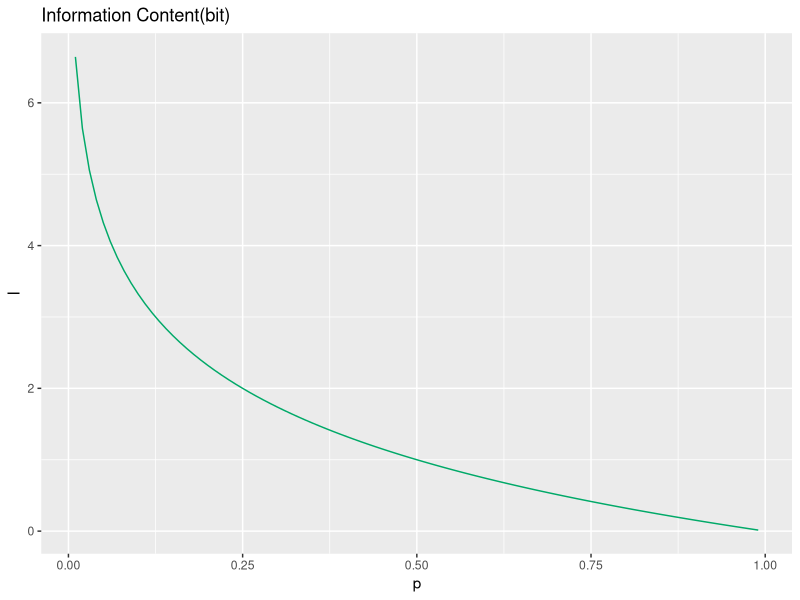
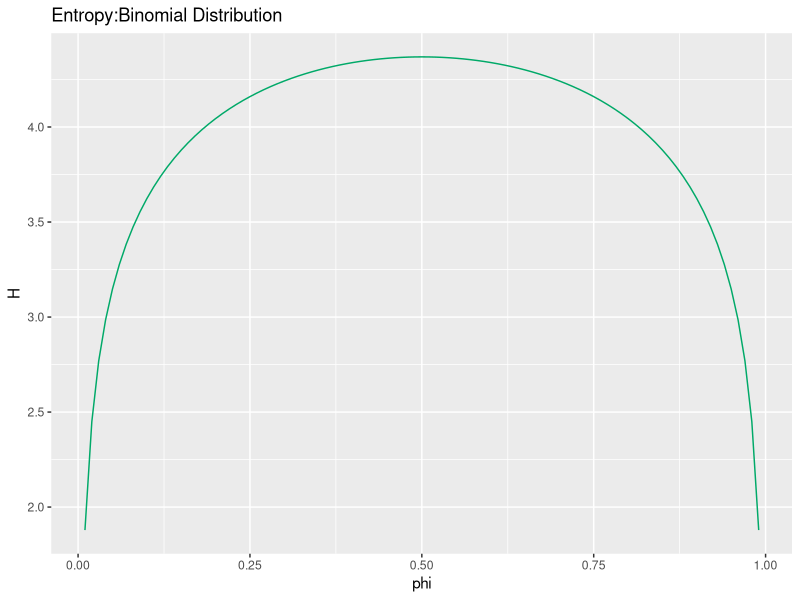
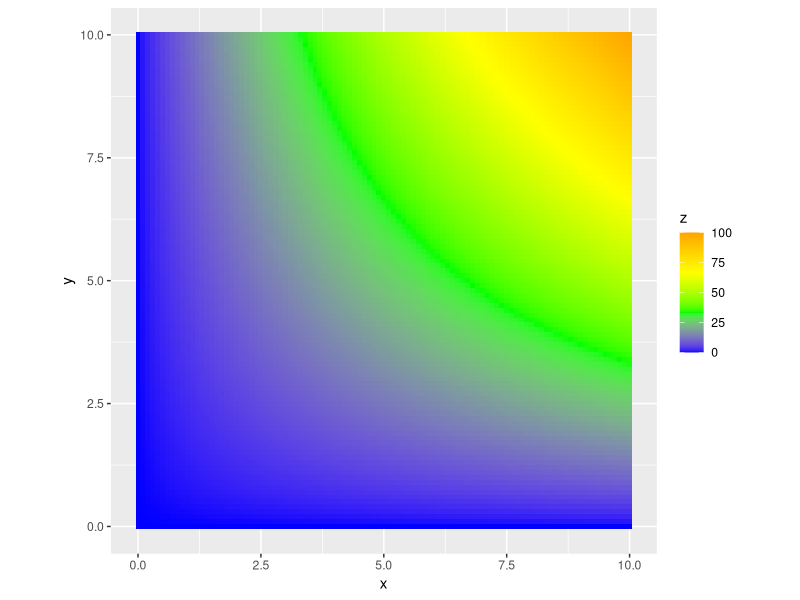
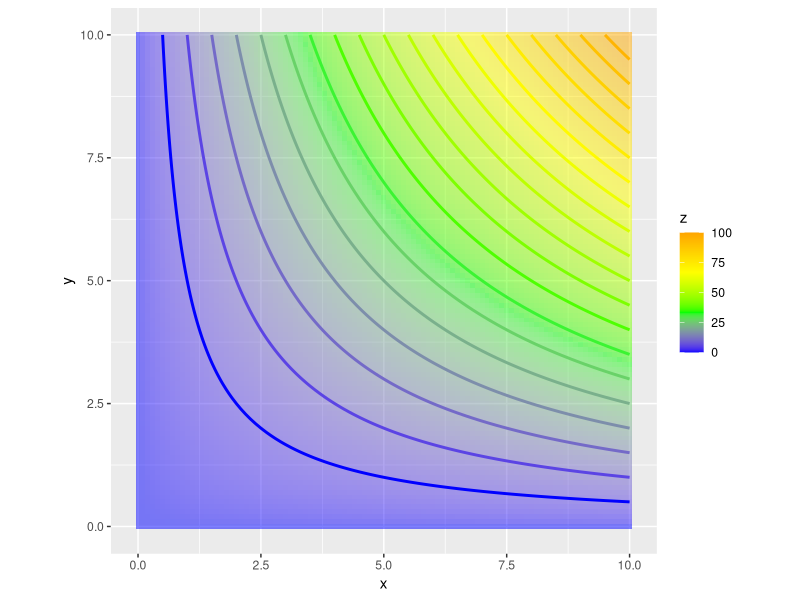
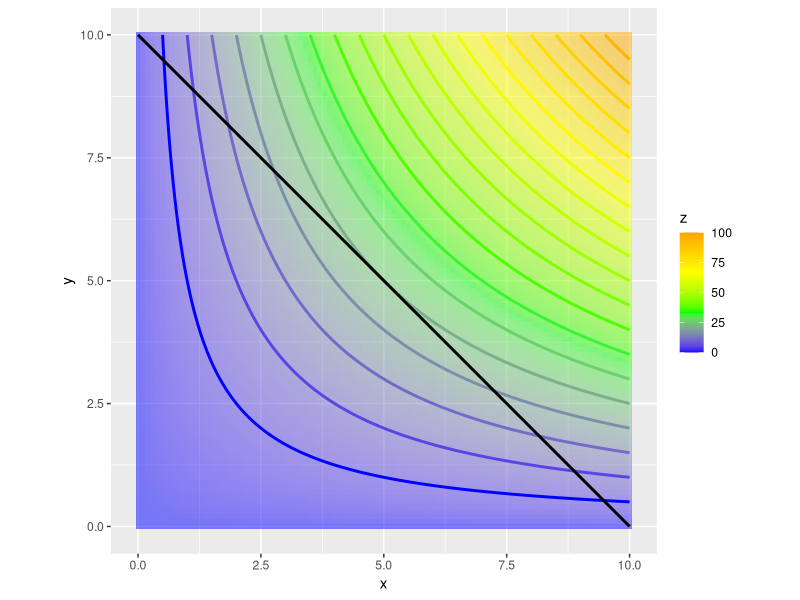

Source code (R) for these figures, in order:

# 1.1.8 KL情報量 -------------------------------------------------------------------

# 確率
p <- c(0.2, 0.6)

# 情報量
- log2(p)



# 利用パッケージ
library(tidyverse)

### 確率と情報量の関係

# 作図
tibble(
  p = seq(0.01, 0.99, 0.01), # 確率
  I = - log2(p) # 情報量
) %>% 
  ggplot(mapping = aes(x = p, y = I)) + # データ
    geom_line(color = "#00A968") + # 折れ線グラフ
    labs(title = "Information Content(bit)") # タイトル



### 二項分布のパラメータと平均情報量(エントロピー)の関係

# 試行回数を指定
N <- 100

# 表の回数
x <- 0:N

# 二項分布のパラメータ(コインの歪み具合)
phi <- seq(0.01, 0.99, 0.01)

# phiごとに平均情報量を計算
H <- NULL # 平均情報量を初期化
for(i in seq_along(phi)) {
  p <- dbinom(x, N, phi[i]) # 表の回数ごとの確率
  I <- - log2(p) # 情報量
  H <- c(H, sum(p * I)) # 平均情報量を追加
}

# 作図
tibble(
  phi = phi, # 二項分布のパラメータ
  H = H # 平均情報量
) %>% 
  ggplot(mapping = aes(x = phi, y = H)) + # データ
    geom_line(color = "#00A968") + # 折れ線グラフ
    labs(title = "Entropy:Binomial Distribution") # タイトル


# 1.1.11 ラグランジュの未定乗数法 ------------------------------------------------------------------

# 利用パッケージ
library(tidyverse)


# 面積のデータフレームを作成
f_xy <- tibble(
  x = rep(seq(0, 10, 0.1), 101), 
  y = rep(seq(0, 10, 0.1), each = 101), 
  z = x * y
)

# 辺と面積の関係を可視化(ヒートマップ)
ggplot(data = f_xy, mapping = aes(x = x, y = y, fill = z)) + # データ
  geom_tile() + # ヒートマップ
  scale_fill_gradientn(colors = c("blue", "green", "yellow", "orange")) + # タイルの色
  coord_fixed(ratio = 1) # 縦横比


# 辺と面積の関係を可視化(等高線)
ggplot(data = f_xy, mapping = aes(x = x, y = y, z = z)) + # データ
  geom_tile(aes(fill = z), alpha = 0.5) + # ヒートマップ
  scale_fill_gradientn(colors = c("blue", "green", "yellow", "orange")) + # タイルの色
  geom_contour(aes(color = stat(level)), binwidth = 5, size = 1) + # 等高線
  scale_color_gradientn(colors = c("blue", "green", "yellow", "orange")) + # 線の色
  guides(color = FALSE) + # 凡例
  coord_fixed(ratio = 1) # 縦横比


# 制約のデータフレームを作成
g_xy <- tibble(
  x = seq(0, 10, 0.1), 
  y = 10 - x
)

# 面積と制約の関係を可視化
ggplot() + 
  geom_tile(data = f_xy, mapping = aes(x = x, y = y, fill = z), alpha = 0.5) + # ヒートマップ
  scale_fill_gradientn(colors = c("blue", "green", "yellow", "orange")) + # タイルの色
  geom_contour(data = f_xy, aes(x = x, y = y, z = z, color = stat(level)), 
               binwidth = 5, size = 1) + # 等高線
  scale_color_gradientn(colors = c("blue", "green", "yellow", "orange")) + # 線の色
  geom_line(data = g_xy, mapping = aes(x = x, y = y), size = 1) + # 折れ線グラフ
  guides(color = FALSE) + # 凡例
  coord_fixed(ratio = 1) # 縦横比


